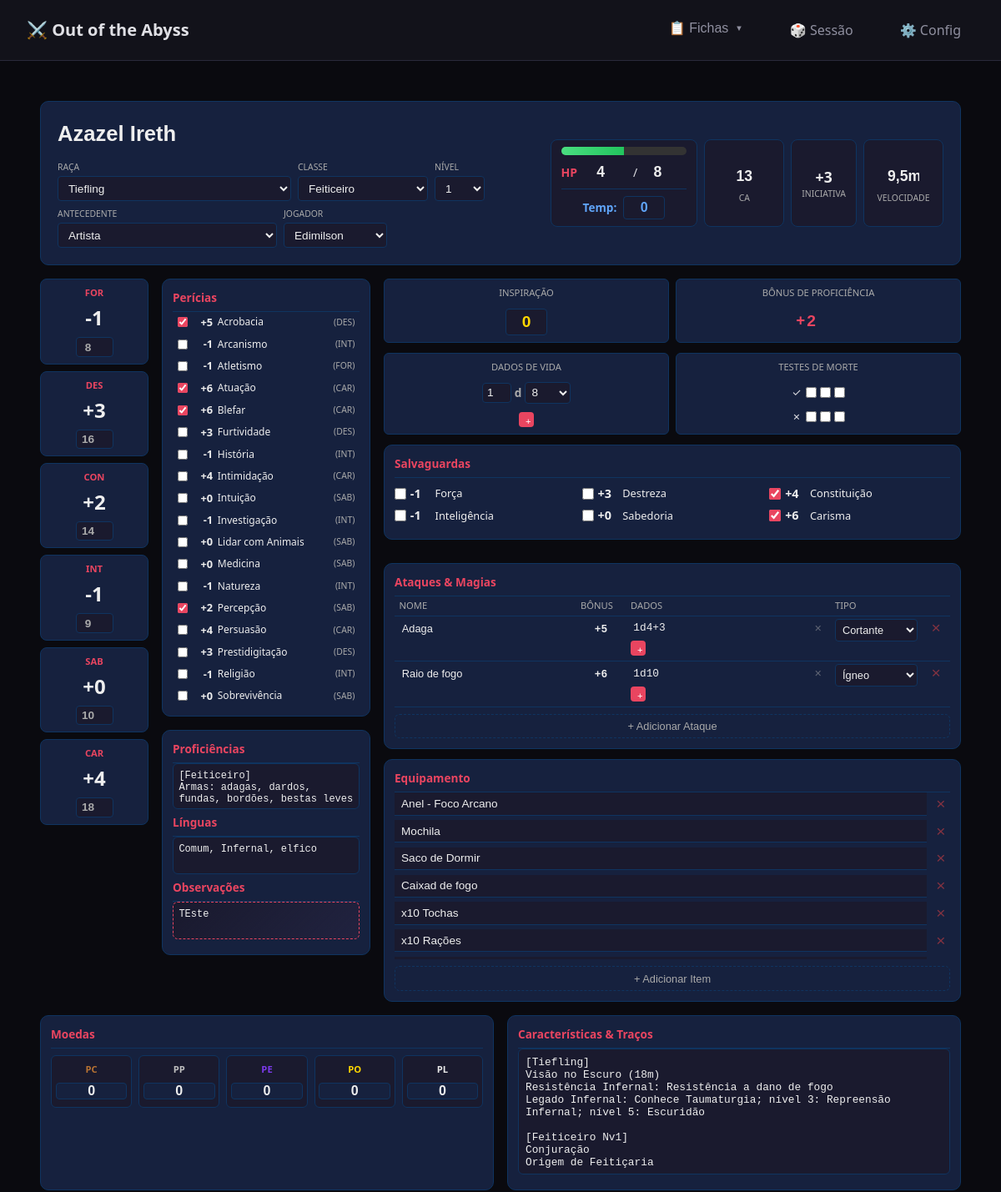
The app's page /fichas/personagem/1 (upper part), older data.
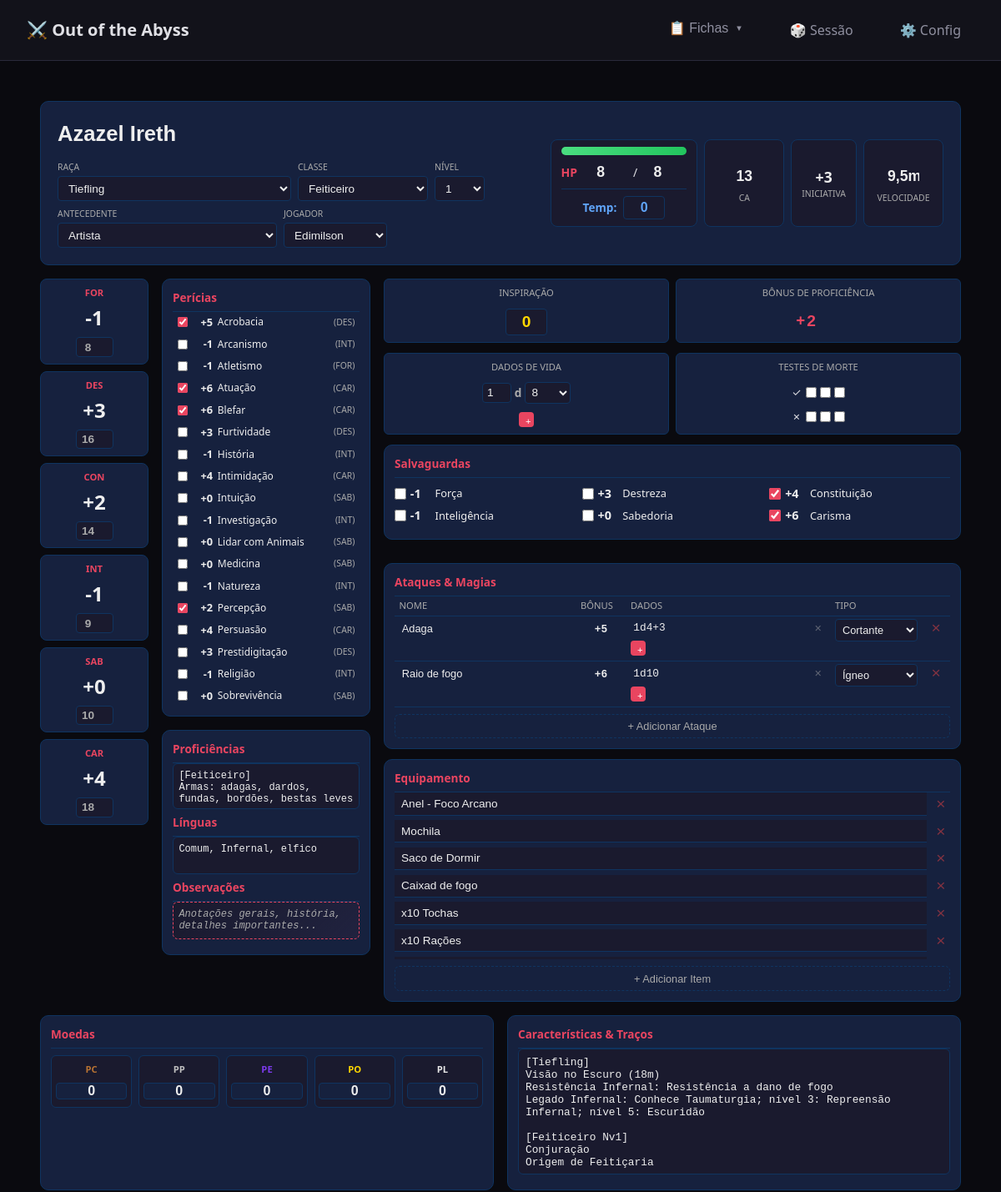
The same page, newer data.
### tables this page shows
CREATE TABLE personagens (
                id INTEGER PRIMARY KEY AUTOINCREMENT,
                nome TEXT NOT NULL,
                jogador TEXT,
                raca TEXT,
                classe TEXT,
                nivel INTEGER DEFAULT 1,
                antecedente TEXT,
                alinhamento TEXT,
                
                -- Atributos (armazenados como JSON para flexibilidade)
                atributos TEXT DEFAULT '{"forca":10,"destreza":10,"constituicao":10,"inteligencia":10,"sabedoria":10,"carisma":10}',
                
                -- Combate
                hp_maximo INTEGER DEFAULT 10,
                hp_atual INTEGER DEFAULT 10,
                hp_temporario INTEGER DEFAULT 0,
                ca INTEGER DEFAULT 10,
                ca_bonus INTEGER DEFAULT 0,
                velocidade TEXT DEFAULT '9m',
                iniciativa_bonus INTEGER DEFAULT 0,
                inspiracao INTEGER DEFAULT 0,
                
                -- Proficiências (JSON arrays)
                pericias_proficientes TEXT DEFAULT '[]',
                pericias_expertise TEXT DEFAULT '[]',
                salvaguardas_proficientes TEXT DEFAULT '[]',
                
                -- Dados de vida
                dados_vida TEXT DEFAULT '1d8',
                dados_vida_restantes INTEGER DEFAULT 1,
                
                -- Magia (JSON)
                conjurador INTEGER DEFAULT 0,
                atributo_conjuracao TEXT,
                espacos_magia TEXT DEFAULT '{}',
                espacos_usados TEXT DEFAULT '{}',
                magias_conhecidas TEXT DEFAULT '[]',
                magias_preparadas TEXT DEFAULT '[]',
                
                -- Equipamento (JSON)
                equipamento TEXT DEFAULT '[]',
                equipamentos TEXT DEFAULT '[]',
                armas TEXT DEFAULT '[]',
                moedas TEXT DEFAULT '{"pc":0,"pp":0,"pe":0,"po":0,"pl":0}',
                
                -- Proficiências
                bonus_proficiencia INTEGER DEFAULT 2,
                proficiencias TEXT,
                linguas TEXT,
                
                -- Personalidade
                caracteristicas TEXT,
                personalidade TEXT,
                ideais TEXT,
                vinculos TEXT,
                defeitos TEXT,
                
                -- Dados de vida (JSON para multiclasse)
                dados_vida_tipos TEXT DEFAULT '[{"qtd":1,"faces":8}]',
                
                -- Estado
                condicoes TEXT DEFAULT '[]',
                notas TEXT,
                ativo INTEGER DEFAULT 1,
                
                -- Morte
                sucesso_morte INTEGER DEFAULT 0,
                falha_morte INTEGER DEFAULT 0,
                
                criado_em TEXT DEFAULT CURRENT_TIMESTAMP,
                atualizado_em TEXT DEFAULT CURRENT_TIMESTAMP
            , percepcao_passiva INTEGER DEFAULT 10, observacoes TEXT DEFAULT '');

### app/routes/fichas.py (the view)
@fichas_bp.route('/personagem/<int:id>')
def ver_personagem(id):
    personagem = PersonagemRepository.get_by_id(id)
    if not personagem:
        return render_template('erro.html', mensagem='Personagem não encontrado'), 404
    return render_template('fichas/personagem.html', personagem=personagem)

### app/modulos/database.py (called while the page is built)
@contextmanager
def get_connection():
    conn = sqlite3.connect(DB_PATH)
    conn.row_factory = sqlite3.Row  # Retorna dicts ao invés de tuples
    conn.execute("PRAGMA foreign_keys = ON")  # Habilita foreign keys
    conn.execute("PRAGMA journal_mode = WAL")  # Write-Ahead Logging (mais rápido)
    conn.execute("PRAGMA synchronous = NORMAL")  # Balance entre segurança e velocidade
    try:
        yield conn
        conn.commit()
    except Exception as e:
        conn.rollback()
        raise e
    finally:
        conn.close()

def dict_from_row(row) -> Optional[Dict]:
    if row is None:
        return None
    return dict(row)

def json_loads_safe(data: str, default=None):
    if data is None:
        return default
    try:
        return json.loads(data)
    except:
        return default

    @classmethod
    def get_by_id(cls, id: int) -> Optional[Dict]:
        with get_connection() as conn:
            cursor = conn.execute(f"SELECT * FROM {cls.table_name} WHERE id = ?", (id,))
            row = cursor.fetchone()
            return dict_from_row(row)

### templates/fichas/personagem.html (shortened to what the changed rows need)
{% extends "base.html" %}
{% block extra_css %}
<link rel="stylesheet" href="{{ url_for('static', filename='css/fichas.css') }}">
{% endblock %}
{% block content %}
{% set p = personagem %}
{% set atribs = p.atributos if p and p.atributos else {'forca': 10, 'destreza': 10, 'constituicao': 10, 'inteligencia': 10, 'sabedoria': 10, 'carisma': 10} %}
{% set bonus_prof = p.bonus_proficiencia if p else 2 %}
{% set salvaguardas_prof = p.salvaguardas_proficientes if p else [] %}
{% set pericias_prof = p.pericias_proficientes if p else [] %}
<div class="ficha-personagem" data-id="{{ p.id if p else '' }}">
    <header class="cabecalho-ficha">
        <div class="cabecalho-info">
            <input type="text" class="input-nome-personagem" data-campo="nome"
                   value="{{ p.nome if p else '' }}" placeholder="Nome do Personagem">
            <div class="info-linha">
                <div class="info-campo">
                </div>
                <div class="info-campo">
                </div>
                <div class="info-campo pequeno">
                </div>
            </div>
            <div class="info-linha">
                <div class="info-campo">
                </div>
                <div class="info-campo">
                </div>
            </div>
        </div>
        <div class="cabecalho-stats">
            <div class="hp-box">
                <div class="hp-barra-container">
                    {% set hp_pct = ((p.hp_atual / p.hp_maximo) * 100) if p and p.hp_maximo else 100 %}
                    <div class="hp-barra" style="width: {{ hp_pct }}%"></div>
                </div>
                <div class="hp-valores">
                    <span class="hp-label">HP</span>
                    <input type="number" class="hp-num" data-campo="hp_atual" value="{{ p.hp_atual if p else 10 }}" min="0">
                    <span>/</span>
                    <input type="number" class="hp-num" data-campo="hp_maximo" value="{{ p.hp_maximo if p else 10 }}" min="1">
                </div>
                <div class="hp-temp-linha">
                    <span class="hp-temp-label">Temp:</span>
                    <input type="number" class="hp-temp-num" data-campo="hp_temporario" value="{{ p.hp_temporario if p else 0 }}" min="0">
                </div>
            </div>
            <div class="stat-rapido">
                <input type="number" class="stat-valor-edit" data-campo="ca" value="{{ p.ca if p else 10 }}">
                <span class="stat-nome">CA</span>
            </div>
                {% set mod_des = ((atribs.get('destreza', 10) - 10) // 2) %}
            <div class="stat-rapido">
                <input type="text" class="stat-valor-edit" data-campo="velocidade" value="{{ p.velocidade if p else '9m' }}">
                <span class="stat-nome">Velocidade</span>
            </div>
        </div>
    </header>
    <div class="corpo-ficha">
        <div class="coluna-pericias">
            <div class="bloco-ficha">
                <h3>Proficiências</h3>
                <textarea class="textarea-mini auto-expand" data-campo="proficiencias" placeholder="Armas, armaduras, ferramentas...">{{ p.proficiencias if p else '' }}</textarea>
                <h3>Línguas</h3>
                <textarea class="textarea-mini auto-expand" data-campo="linguas" placeholder="Comum, Élfico, Anão...">{{ p.linguas if p else '' }}</textarea>
                <h3>Observações</h3>
                <textarea class="textarea-mini auto-expand observacoes-box" data-campo="observacoes" placeholder="Anotações gerais, história, detalhes importantes...">{{ p.observacoes if p else '' }}</textarea>
            </div>
        </div>
        <div class="coluna-ataques">
            <div class="mini-stats-row">
                <div class="mini-stat-box">
                    <span class="stat-label">Inspiração</span>
                    <input type="number" class="inspiracao-num" data-campo="inspiracao" value="{{ p.inspiracao if p else 0 }}" min="0">
                </div>
            </div>
            <div class="bloco-ficha">
                <table class="tabela-ataques">
                    <thead>
                        <tr>
                            <th>Nome</th>
                            <th style="width: 60px;">Bônus</th>
                            <th>Dados</th>
                            <th style="width: 110px;">Tipo</th>
                            <th style="width: 30px;"></th>
                        </tr>
                    </thead>
                </table>
            </div>
        </div>
        <div class="coluna-equipamento">
            <div class="bloco-ficha">
                <h3>Características & Traços</h3>
                <textarea class="textarea-bloco auto-expand" data-campo="caracteristicas" placeholder="Características de raça, classe, antecedente...">{{ p.caracteristicas if p else '' }}</textarea>
            </div>
        </div>
    </div>
</div>
{% endblock %}

Row changes from the older to the newer data that the page shows:
changed personagens "Azazel Ireth": hp_atual "4" → "8"; observacoes "TEste" → (not shown)
Text that changed along with them:
{{ hp_pct }}: 50.0 → 100.0 (drawn)
